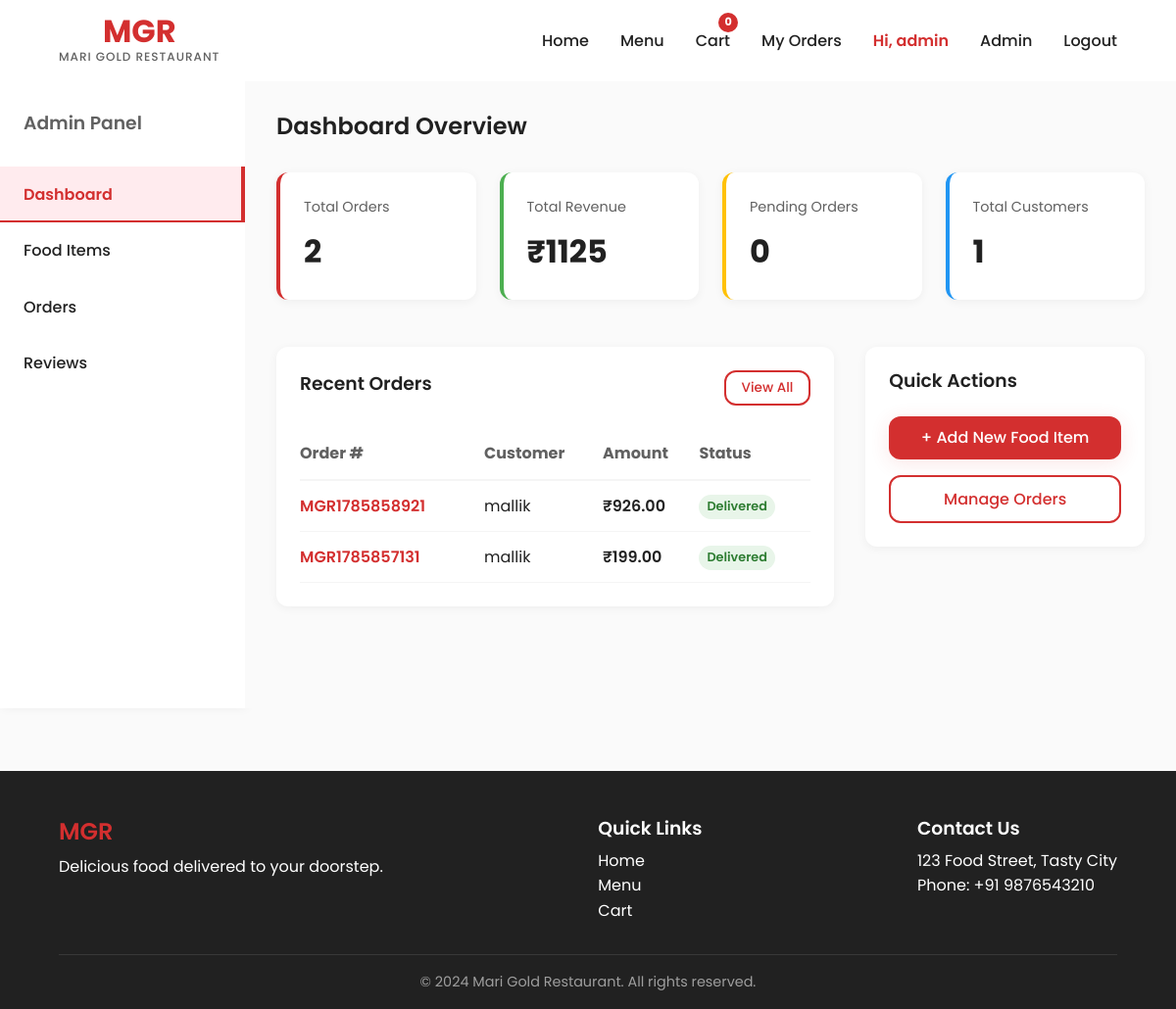
The app's page /mgr-admin/ (signed in) with its own data.
### store/models.py (models this page shows, shortened)
class Order(models.Model):
    STATUS_CHOICES = [
        ('pending', 'Pending'),
        ('confirmed', 'Confirmed'),
        ('preparing', 'Preparing'),
        ('out_for_delivery', 'Out for Delivery'),
        ('delivered', 'Delivered'),
        ('cancelled', 'Cancelled'),
    ]
    PAYMENT_CHOICES = [
        ('upi', 'UPI'),
        ('cod', 'Cash on Delivery'),
    ]
    user = models.ForeignKey(User, on_delete=models.SET_NULL, null=True, blank=True)
    order_number = models.CharField(max_length=20, unique=True)
    customer_name = models.CharField(max_length=200)
    phone = models.CharField(max_length=15)
    email = models.EmailField(blank=True)
    address = models.TextField()
    city = models.CharField(max_length=100)
    pincode = models.CharField(max_length=10)
    total_amount = models.DecimalField(max_digits=10, decimal_places=2)
    payment_method = models.CharField(max_length=10, choices=PAYMENT_CHOICES)
    payment_status = models.BooleanField(default=False)
    order_status = models.CharField(max_length=20, choices=STATUS_CHOICES, default='pending')
    special_instructions = models.TextField(blank=True)
    created_at = models.DateTimeField(auto_now_add=True)
    updated_at = models.DateTimeField(auto_now=True)

### store/views.py (the view)
    def wrapper(request, *args, **kwargs):
        if not request.user.is_authenticated or not request.user.is_staff:
            return redirect('login')
        return view_func(request, *args, **kwargs)

### store/views.py (called while the page is built)
def staff_required(view_func):
    def wrapper(request, *args, **kwargs):
        if not request.user.is_authenticated or not request.user.is_staff:
            return redirect('login')
        return view_func(request, *args, **kwargs)
    return wrapper

@staff_required
def admin_dashboard(request):
    total_orders = Order.objects.count()
    total_revenue = Order.objects.filter(order_status='delivered').aggregate(Sum('total_amount'))['total_amount__sum'] or 0
    pending_orders = Order.objects.filter(order_status='pending').count()
    total_users = Order.objects.values('email').distinct().count() # rough estimate of customers
    recent_orders = Order.objects.order_by('-created_at')[:10]
    recent_reviews = Review.objects.order_by('-created_at')[:5]
    return render(request, 'store/admin/dashboard.html', {
        'total_orders': total_orders,
        'total_revenue': total_revenue,
        'pending_orders': pending_orders,
        'total_users': total_users,
        'recent_orders': recent_orders,
        'recent_reviews': recent_reviews
    })

### store/templates/store/admin/dashboard.html
{% extends 'store/base.html' %}
{% block content %}
<div style="display: flex; min-height: 80vh;">
    <aside style="width: 250px; background: var(--mgr-white); box-shadow: 2px 0 10px rgba(0,0,0,0.05); padding: 2rem 0;">
        <h3 style="padding: 0 1.5rem; margin-bottom: 2rem; color: var(--mgr-gray-dark);">Admin Panel</h3>
        <ul style="display: flex; flex-direction: column;">
            <li><a href="{% url 'admin_dashboard' %}" class="nav-item active" style="display:block; padding: 1rem 1.5rem; font-weight:600; color:var(--mgr-red); border-right: 4px solid var(--mgr-red); background: var(--mgr-red-bg);">Dashboard</a></li>
            <li><a href="{% url 'admin_food_list' %}" class="nav-item" style="display:block; padding: 1rem 1.5rem;">Food Items</a></li>
            <li><a href="{% url 'admin_orders' %}" class="nav-item" style="display:block; padding: 1rem 1.5rem;">Orders</a></li>
            <li><a href="{% url 'admin_reviews' %}" class="nav-item" style="display:block; padding: 1rem 1.5rem;">Reviews</a></li>
        </ul>
    </aside>
    <div style="flex-grow: 1; padding: 2rem; background: var(--mgr-gray-lightest);">
        <h2 style="margin-bottom: 2rem; color: var(--mgr-dark);">Dashboard Overview</h2>
        <div style="display: grid; grid-template-columns: repeat(auto-fit, minmax(200px, 1fr)); gap: 1.5rem; margin-bottom: 3rem;">
            <div style="background: var(--mgr-white); padding: 1.5rem; border-radius: var(--mgr-radius); box-shadow: 0 2px 10px rgba(0,0,0,0.05); border-left: 4px solid var(--mgr-red);">
                <div style="color: var(--mgr-gray-dark); font-size: 0.9rem; margin-bottom: 0.5rem;">Total Orders</div>
                <div style="font-size: 2rem; font-weight: 700; color: var(--mgr-dark);">{{ total_orders }}</div>
            </div>
            <div style="background: var(--mgr-white); padding: 1.5rem; border-radius: var(--mgr-radius); box-shadow: 0 2px 10px rgba(0,0,0,0.05); border-left: 4px solid #4CAF50;">
                <div style="color: var(--mgr-gray-dark); font-size: 0.9rem; margin-bottom: 0.5rem;">Total Revenue</div>
                <div style="font-size: 2rem; font-weight: 700; color: var(--mgr-dark);">₹{{ total_revenue }}</div>
            </div>
            <div style="background: var(--mgr-white); padding: 1.5rem; border-radius: var(--mgr-radius); box-shadow: 0 2px 10px rgba(0,0,0,0.05); border-left: 4px solid #FFC107;">
                <div style="color: var(--mgr-gray-dark); font-size: 0.9rem; margin-bottom: 0.5rem;">Pending Orders</div>
                <div style="font-size: 2rem; font-weight: 700; color: var(--mgr-dark);">{{ pending_orders }}</div>
            </div>
            <div style="background: var(--mgr-white); padding: 1.5rem; border-radius: var(--mgr-radius); box-shadow: 0 2px 10px rgba(0,0,0,0.05); border-left: 4px solid #2196F3;">
                <div style="color: var(--mgr-gray-dark); font-size: 0.9rem; margin-bottom: 0.5rem;">Total Customers</div>
                <div style="font-size: 2rem; font-weight: 700; color: var(--mgr-dark);">{{ total_users }}</div>
            </div>
        </div>
        <div style="display: grid; grid-template-columns: 2fr 1fr; gap: 2rem;">
            <div style="background: var(--mgr-white); padding: 1.5rem; border-radius: var(--mgr-radius); box-shadow: 0 2px 10px rgba(0,0,0,0.05);">
                <div style="display: flex; justify-content: space-between; align-items: center; margin-bottom: 1.5rem;">
                    <h3>Recent Orders</h3>
                    <a href="{% url 'admin_orders' %}" class="btn btn-outline" style="padding: 0.3rem 1rem; font-size: 0.85rem; text-decoration: none;">View All</a>
                </div>
                <table style="width: 100%; border-collapse: collapse;">
                    <thead>
                        <tr style="text-align: left; border-bottom: 2px solid var(--mgr-gray-light); color: var(--mgr-gray-dark);">
                            <th style="padding: 0.8rem 0;">Order #</th>
                            <th>Customer</th>
                            <th>Amount</th>
                            <th>Status</th>
                        </tr>
                    </thead>
                    <tbody>
                        {% for order in recent_orders %}
                        <tr style="border-bottom: 1px solid var(--mgr-gray-light);">
                            <td style="padding: 0.8rem 0; font-weight: 600; color: var(--mgr-red);"><a href="{% url 'admin_order_detail' order.id %}" style="color: var(--mgr-red); text-decoration: none;">{{ order.order_number }}</a></td>
                            <td>{{ order.customer_name }}</td>
                            <td style="font-weight:600;">₹{{ order.total_amount }}</td>
                            <td>
                                <span class="status-badge" style="
                                    display: inline-block;
                                    padding: 0.15rem 0.5rem;
                                    border-radius: 50px;
                                    font-size: 0.8rem;
                                    font-weight: 600;
                                    text-transform: capitalize;
                                    {% if order.order_status == 'delivered' %}
                                        background: #E8F5E9; color: #2E7D32;
                                    {% elif order.order_status == 'cancelled' %}
                                        background: #FFEBEE; color: #C62828;
                                    {% elif order.order_status == 'pending' %}
                                        background: #FFF3E0; color: #EF6C00;
                                    {% else %}
                                        background: #E3F2FD; color: #1565C0;
                                    {% endif %}
                                ">
                                    {{ order.get_order_status_display }}
                                </span>
                            </td>
                        </tr>
                        {% empty %}
                        <tr>
                            <td colspan="4" style="padding: 2rem; text-align: center; color: var(--mgr-gray-dark);">No orders found.</td>
                        </tr>
                        {% endfor %}
                    </tbody>
                </table>
            </div>
            <div style="background: var(--mgr-white); padding: 1.5rem; border-radius: var(--mgr-radius); box-shadow: 0 2px 10px rgba(0,0,0,0.05); height: fit-content;">
                <h3 style="margin-bottom: 1.5rem;">Quick Actions</h3>
                <a href="{% url 'admin_food_add' %}" class="btn btn-primary" style="display: block; width: 100%; margin-bottom: 1rem; text-align: center; text-decoration: none;">+ Add New Food Item</a>
                <a href="{% url 'admin_orders' %}" class="btn btn-outline" style="display: block; width: 100%; text-align: center; text-decoration: none;">Manage Orders</a>
            </div>
        </div>
    </div>
</div>
{% endblock %}

### store/templates/store/base.html (shortened to what this page needs)
<!DOCTYPE html>
<html lang="en">
<head>
    {% load static %}
    <link rel="stylesheet" href="{% static 'store/css/mgr_theme.css' %}">
</head>
<body>
    <nav class="navbar" id="navbar">
        <a href="{% url 'home' %}" class="nav-brand">
            <h1>MGR</h1>
            <span>Mari Gold Restaurant</span>
        </a>
        <ul class="nav-links" id="navLinks">
            <li><a href="{% url 'home' %}" class="nav-item">Home</a></li>
            <li><a href="{% url 'menu' %}" class="nav-item">Menu</a></li>
            <li>
                <a href="{% url 'cart' %}" class="nav-item cart-icon-wrapper">
                    Cart
                    <span class="cart-badge" id="cartBadge">0</span>
                </a>
            </li>
            {% if user.is_authenticated %}
                <li><a href="{% url 'order_history' %}" class="nav-item">My Orders</a></li>
                <li><a href="#" class="nav-item" style="font-weight:600; color:var(--mgr-red);">Hi, {{ user.username }}</a></li>
                {% if user.is_staff %}
                    <li><a href="{% url 'admin_dashboard' %}" class="nav-item">Admin</a></li>
                {% endif %}
                <li><a href="{% url 'logout' %}" class="nav-item">Logout</a></li>
            {% else %}
                <li><a href="{% url 'login' %}" class="nav-item">Login / Register</a></li>
            {% endif %}
        </ul>
    </nav>
    <main>
        {% block content %}{% endblock %}
    </main>
    <footer class="footer">
        <div class="footer-content">
            <div class="footer-section">
                <h2 style="color: var(--mgr-red);">MGR</h2>
                <p>Delicious food delivered to your doorstep.</p>
            </div>
            <div class="footer-section">
                <h3>Quick Links</h3>
                <ul style="list-style: none; padding:0;">
                    <li><a href="{% url 'home' %}">Home</a></li>
                    <li><a href="{% url 'menu' %}">Menu</a></li>
                    <li><a href="{% url 'cart' %}">Cart</a></li>
                </ul>
            </div>
            <div class="footer-section">
                <h3>Contact Us</h3>
                <p>123 Food Street, Tasty City</p>
                <p>Phone: +91 9876543210</p>
            </div>
        </div>
        <div class="footer-bottom">
            &copy; 2024 Mari Gold Restaurant. All rights reserved.
        </div>
    </footer>
</body>
</html>

### store/static/store/css/mgr_theme.css (style rules this page uses)
:root { --mgr-red: #D32F2F; --mgr-red-dark: #B71C1C; --mgr-red-light: #EF5350; --mgr-red-bg: #FFEBEE; --mgr-white: #FFFFFF; --mgr-off-white: #FFF5F5; --mgr-gray-lightest: #FAFAFA; --mgr-gray-light: #F5F5F5; --mgr-gray: #9E9E9E; --mgr-gray-dark: #616161; --mgr-dark: #212121; --mgr-shadow: 0 4px 20px rgba(211, 47, 47, 0.12); --mgr-shadow-hover: 0 8px 30px rgba(211, 47, 47, 0.2); --mgr-transition: all 0.3s cubic-bezier(0.4, 0, 0.2, 1); --mgr-radius: 12px; }
*, *::before, *::after { box-sizing: border-box; margin: 0; padding: 0; }
body { font-family: 'Poppins', sans-serif; color: var(--mgr-dark); background-color: var(--mgr-gray-lightest); line-height: 1.6; overflow-x: hidden; }
a { text-decoration: none; color: inherit; transition: var(--mgr-transition); }
ul { list-style: none; }
h1, h2, h3, h4, h5, h6 { font-weight: 600; line-height: 1.2; margin-bottom: 0.5rem; }
.btn { display: inline-flex; align-items: center; justify-content: center; padding: 0.6rem 1.5rem; font-weight: 500; border-radius: var(--mgr-radius); border: none; cursor: pointer; transition: var(--mgr-transition); text-align: center; font-family: 'Poppins', sans-serif; }
.btn-primary { background-color: var(--mgr-red); color: var(--mgr-white); box-shadow: var(--mgr-shadow); }
.btn-outline { background-color: var(--mgr-white); color: var(--mgr-red); border: 2px solid var(--mgr-red); }
.navbar { background-color: var(--mgr-white); position: sticky; top: 0; z-index: 1000; padding: 1rem 5%; display: flex; justify-content: space-between; align-items: center; transition: var(--mgr-transition); }
.nav-brand { display: flex; flex-direction: column; align-items: center; }
.nav-brand h1 { font-size: 2rem; font-weight: 700; color: var(--mgr-red); margin: 0; line-height: 1; }
.nav-brand span { font-size: 0.75rem; color: var(--mgr-gray-dark); font-weight: 500; letter-spacing: 1px; text-transform: uppercase; }
.nav-links { display: flex; align-items: center; gap: 2rem; }
.nav-item { font-weight: 500; position: relative; padding: 0.5rem 0; }
.nav-item::after { content: ''; position: absolute; bottom: 0; left: 0; width: 0; height: 2px; background-color: var(--mgr-red); transition: var(--mgr-transition); }
.nav-item:hover::after, .nav-item.active::after { width: 100%; }
.cart-icon-wrapper { position: relative; display: flex; align-items: center; }
.cart-badge { position: absolute; top: -8px; right: -8px; background-color: var(--mgr-red); color: var(--mgr-white); font-size: 0.7rem; font-weight: 700; width: 20px; height: 20px; border-radius: 50%; display: flex; align-items: center; justify-content: center; animation: bounceIn 0.5s ease; }
.footer { background: var(--mgr-dark); color: var(--mgr-white); padding: 3rem 5% 1rem; margin-top: 4rem; }
.footer-content { display: flex; justify-content: space-between; flex-wrap: wrap; gap: 2rem; margin-bottom: 2rem; }
.footer-bottom { text-align: center; padding-top: 1rem; border-top: 1px solid rgba(255,255,255,0.1); font-size: 0.9rem; color: var(--mgr-gray); }

### records on screen
Order: order_number "MGR1785858921", customer_name "mallik", total_amount "926.00", order_status "Delivered"
Order: order_number "MGR1785857131", customer_name "mallik", total_amount "199.00", order_status "Delivered"

### other values on screen
{{ user.username }} "admin"
{{ total_orders }} "2"
{{ total_revenue }} "1125"
{{ pending_orders }} "0"
{{ total_users }} "1"
